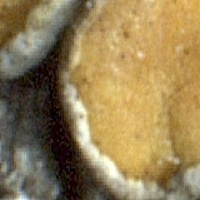
#> input picture Siamese_network/patches/train/Caloplaca_cerina/Caloplaca_cerina_texture01_crop_ 9.jpg, 200 x 200 px, found by its file name
$ jupyter execute --allow-errors gabor_classification.ipynb
#> lines starting #> are read from the running program, lines starting #| are printed output that depends on the picture
[cell 1]
def warn(*args, **kwargs):
    pass
import warnings
warnings.warn = warn


import matplotlib.pyplot as plt
import numpy as np
from scipy import ndimage as ndi

from skimage import data
from skimage.util import img_as_float
from skimage.filters import gabor_kernel

[cell 2]
def getPath_and_dict(path, train):
#> called with path = '../../../data/train', train = True
    lichens = os.listdir(path)
    dic_lic = {}
    res = []
    for i,l in enumerate(lichens):
        dic_lic[l] = i
        pth = os.path.join(path,l)
        images_of_specific_lichen = os.listdir(pth)
        for j,im in enumerate(images_of_specific_lichen):
            image = os.path.join(pth,im)
            res.append(image)
#> pass 2 of the loop in getPath_and_dict, `for i,l in enumerate(lichens):`:
#> pass 3 of the loop in getPath_and_dict, `for i,l in enumerate(lichens):`:


    if(train is True):
        np.random.shuffle(res)
    return res, dic_lic


def readimage(im):
    img = cv2.imread(im)
#> img is the input picture: shape (200, 200, 3); mean B, G, R 85.6, 127.6, 148.8
    img = cv2.cvtColor(img, cv2.COLOR_BGR2RGB)
    return img

[cell 3]
# prepare filter bank kernels--> frequenza + inversamente proporzionale alla sigma
def create_kernels(orientations, frequency_vec):
    kernels = []
    for theta in range(orientations):
        theta = theta / 4. * np.pi

        for frequency in (0.05, 0.25):
            kernel = np.real(gabor_kernel(frequency, theta=theta,sigma_x=None, sigma_y=None))
            kernels.append(kernel)
    return kernels

[cell 4]
def compute_feats(image, kernels):
    feats_r = np.zeros((len(kernels), 2), dtype=np.double)
    feats_g = np.zeros((len(kernels), 2), dtype=np.double)
    feats_b = np.zeros((len(kernels), 2), dtype=np.double)

    img_r = image[:,:,0]
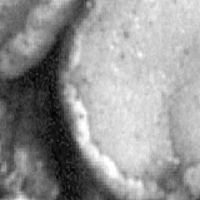
#> img_r: shape (200, 200); min 1, max 255, mean 148.8
    img_g = image[:,:,1]
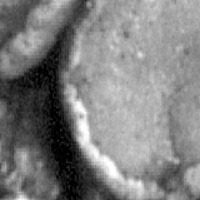
#> img_g: shape (200, 200); min 0, max 255, mean 127.6
    img_b = image[:,:,2]
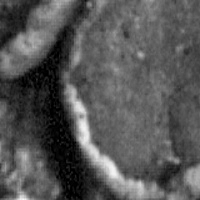
#> img_b: shape (200, 200); min 0, max 247, mean 85.6
    for k, kernel in enumerate(kernels):
        filtered = ndi.convolve(img_r, kernel, mode='wrap')
        feats_r[k, 0] = filtered.mean()
        feats_r[k, 1] = filtered.var()

        filtered = ndi.convolve(img_g, kernel, mode='wrap')
        feats_g[k, 0] = filtered.mean()
        feats_g[k, 1] = filtered.var()

        filtered = ndi.convolve(img_b, kernel, mode='wrap')
        feats_b[k, 0] = filtered.mean()
        feats_b[k, 1] = filtered.var()
#> this loop made 6 passes
#> pass 1, in compute_feats, `filtered = ndi.convolve(img_r, kernel, mode='wrap')`:
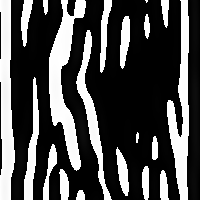
#> filtered: shape (200, 200); min 0, max 255, mean 76.2
#> pass 1, in compute_feats, `filtered = ndi.convolve(img_g, kernel, mode='wrap')`:
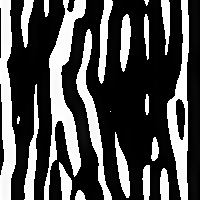
#> filtered: shape (200, 200); min 0, max 255, mean 80.1
#> pass 1, in compute_feats, `filtered = ndi.convolve(img_b, kernel, mode='wrap')`:
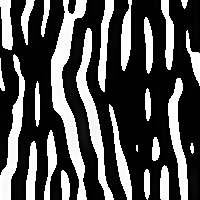
#> filtered: shape (200, 200); min 0, max 255, mean 80.5
#> pass 2, in compute_feats, `filtered = ndi.convolve(img_r, kernel, mode='wrap')`:
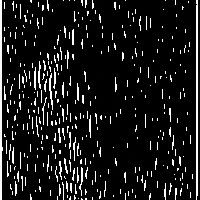
#> filtered: shape (200, 200); min 0, max 255, mean 25.4
#> after the loop, feats_b = [[80.54, 13702.1], [27.35, 6166.9], [58.99, 11356.8], [13.02, 3126.1], [60.82, 11600], [16.91, 3974.6]]; feats_g = [[80.14, 13641.5], [25.82, 5840.1], [54.14, 10700], [12.1, 2911.4], [55.11, 10813.2], [16.2, 3808.7]]; feats_r = [[76.19, 13240.6], [25.39, 5734.4], [46.06, 9484], [11.39, 2746.2], [49.31, 9931.5], [15.89, 3731.9]]

    feats_r = feats_r.reshape(-1)
#> feats_r = [76.19, 13240.6, 25.39, 5734.4, 46.06, 9484, 11.39, 2746.2, 49.31, 9931.5, 15.89, 3731.9]
    feats_g = feats_g.reshape(-1)
#> feats_g = [80.14, 13641.5, 25.82, 5840.1, 54.14, 10700, 12.1, 2911.4, 55.11, 10813.2, 16.2, 3808.7]
    feats_b = feats_b.reshape(-1)
#> feats_b = [80.54, 13702.1, 27.35, 6166.9, 58.99, 11356.8, 13.02, 3126.1, 60.82, 11600, 16.91, 3974.6]

    feats = np.concatenate([feats_r, feats_g, feats_b])
#> feats = 36 values, max 13702.1 at index 25, min 11.39 at index 6, mean 3978.8
    feats = feats.reshape(-1)
    return feats

[cell 5]
def obtain_descriptors(path, orientations, frequency_vec,train = True):

    kernels = create_kernels(orientations, frequency_vec)
    images_pth, label_dict = getPath_and_dict(path, train)
    descriptor_list = []
    train_labels = []
    image_count = len(images_pth)
    for i,img_path in enumerate(images_pth):
        print('----')
        print(i)
        print('----')
        cl = img_path.split('/')[-2]
        class_index = cl
        train_labels.append(class_index)
        img = readimage(img_path)
        dsc = compute_feats(img, kernels)
#> dsc has the same summary as feats in compute_feats
        if(i%100==0):
            print(dsc.shape)
#| (36,)
        descriptor_list.append(dsc)
#> pass 2 of the loop in obtain_descriptors, `for i,img_path in enumerate(images_pth):`:
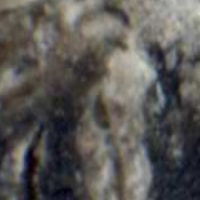
#> input picture Siamese_network/patches/train/Arthonia_radiata/Arthonia_radiata_texture01_crop_ 10.jpg, 200 x 200 px, found by its file name
#> in readimage, img is the input picture: shape (200, 200, 3); mean B, G, R 85.5, 88.5, 90.8
#> the loop in compute_feats (call 2), `for k, kernel in enumerate(kernels):` made 6 passes
#> pass 1, in compute_feats (call 2), `filtered = ndi.convolve(img_b, kernel, mode='wrap')`:
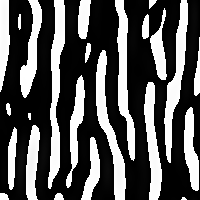
#> filtered: shape (200, 200); min 0, max 255, mean 87.1
#> pass 2, in compute_feats (call 2), `filtered = ndi.convolve(img_r, kernel, mode='wrap')`:
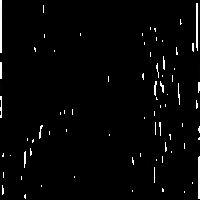
#> filtered: shape (200, 200); min 0, max 255, mean 5.9
#> after the loop in compute_feats (call 2), `for k, kernel in enumerate(kernels):`: feats_b = [[87.13, 14210.6], [5.7, 1398.6], [74.78, 13256.7], [0.877, 220.3], [69.22, 12595.7], [4.21, 1026.4]]; feats_g = [[88.25, 14294.9], [5.37, 1318.9], [75.22, 13287.5], [0.813, 204.2], [71.7, 12835.8], [4.41, 1069.1]]; feats_r = [[85.86, 14131.6], [5.87, 1441.4], [74.3, 13208.1], [0.793, 199.3], [72.38, 12901.7], [4.46, 1080.3]]
#> in compute_feats (call 2), `feats_r = feats_r.reshape(-1)`: feats_r = [85.86, 14131.6, 5.87, 1441.4, 74.3, 13208.1, 0.793, 199.3, 72.38, 12901.7, 4.46, 1080.3]
#> in compute_feats (call 2), `feats_g = feats_g.reshape(-1)`: feats_g = [88.25, 14294.9, 5.37, 1318.9, 75.22, 13287.5, 0.813, 204.2, 71.7, 12835.8, 4.41, 1069.1]
#> in compute_feats (call 2), `feats_b = feats_b.reshape(-1)`: feats_b = [87.13, 14210.6, 5.7, 1398.6, 74.78, 13256.7, 0.877, 220.3, 69.22, 12595.7, 4.21, 1026.4]
#> feats = 36 values, max 14294.9 at index 13, min 0.793 at index 6, mean 3594.8
#> dsc has the same summary as feats in compute_feats
#> pass 3 of the loop in obtain_descriptors, `for i,img_path in enumerate(images_pth):`:
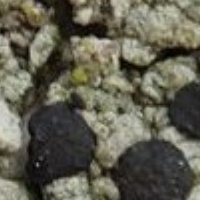
#> input picture Siamese_network/patches/train/Amandinea_punctata/Amandinea_punctata_texture01_crop_ 12.jpg, 200 x 200 px, found by its file name
#> in readimage, img is the input picture: shape (200, 200, 3); mean B, G, R 81.7, 95.9, 97.7
#> in compute_feats (call 3), `img_b = image[:,:,2]`:
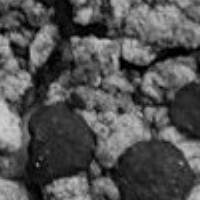
#> img_b: shape (200, 200); min 0, max 207, mean 81.7
#> the loop in compute_feats (call 3), `for k, kernel in enumerate(kernels):` made 6 passes
#> pass 2, in compute_feats (call 3), `filtered = ndi.convolve(img_r, kernel, mode='wrap')`:
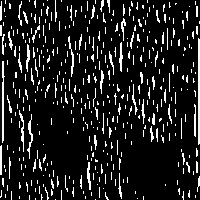
#> filtered: shape (200, 200); min 0, max 255, mean 30.4
#> after the loop in compute_feats (call 3), `for k, kernel in enumerate(kernels):`: feats_b = [[87.96, 14245.3], [31.67, 6974.1], [87.27, 14245.5], [24.59, 5618.8], [93.32, 14469.3], [25.11, 5705.7]]; feats_g = [[87.89, 14205.7], [30.82, 6806.6], [87.64, 14254.3], [23.8, 5454.2], [93.54, 14448.7], [24.26, 5525.8]]; feats_r = [[86.73, 14121.8], [30.4, 6726.9], [86.94, 14203.1], [23.72, 5436.8], [93.65, 14471.2], [24.22, 5518.8]]
#> in compute_feats (call 3), `feats_r = feats_r.reshape(-1)`: feats_r = [86.73, 14121.8, 30.4, 6726.9, 86.94, 14203.1, 23.72, 5436.8, 93.65, 14471.2, 24.22, 5518.8]
#> in compute_feats (call 3), `feats_g = feats_g.reshape(-1)`: feats_g = [87.89, 14205.7, 30.82, 6806.6, 87.64, 14254.3, 23.8, 5454.2, 93.54, 14448.7, 24.26, 5525.8]
#> in compute_feats (call 3), `feats_b = feats_b.reshape(-1)`: feats_b = [87.96, 14245.3, 31.67, 6974.1, 87.27, 14245.5, 24.59, 5618.8, 93.32, 14469.3, 25.11, 5705.7]
#> feats = 36 values, max 14471.2 at index 9, min 23.72 at index 6, mean 5096.6
#> dsc has the same summary as feats in compute_feats
    descriptors =np.array(descriptor_list)
    train_labels = np.array(train_labels)
    return descriptors, train_labels
